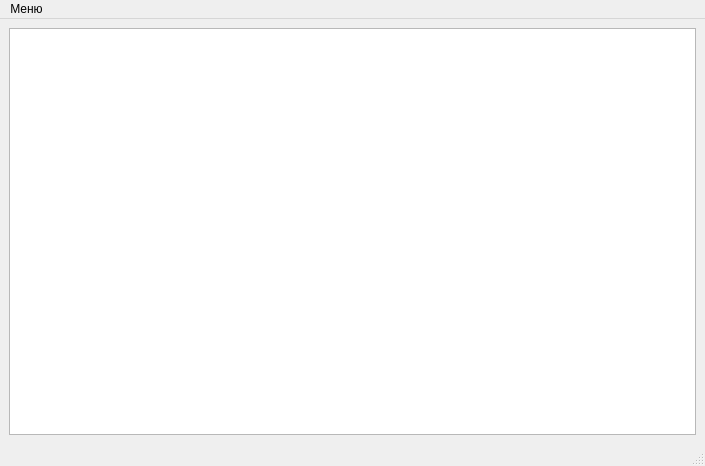
<?xml version="1.0" encoding="UTF-8"?>
<ui version="4.0">
 <class>MainWindow</class>
 <widget class="QMainWindow" name="MainWindow">
  <property name="geometry">
   <rect>
    <x>0</x>
    <y>0</y>
    <width>705</width>
    <height>466</height>
   </rect>
  </property>
  <property name="windowTitle">
   <string>MainWindow</string>
  </property>
  <widget class="QWidget" name="centralwidget">
   <layout class="QVBoxLayout" name="verticalLayout_2">
    <item>
     <widget class="QPlainTextEdit" name="plainTextEdit"/>
    </item>
   </layout>
  </widget>
  <widget class="QMenuBar" name="menubar">
   <property name="geometry">
    <rect>
     <x>0</x>
     <y>0</y>
     <width>705</width>
     <height>21</height>
    </rect>
   </property>
   <property name="defaultUp">
    <bool>false</bool>
   </property>
   <property name="nativeMenuBar">
    <bool>true</bool>
   </property>
   <widget class="QMenu" name="menu">
    <property name="title">
     <string>Меню</string>
    </property>
    <addaction name="action_3"/>
    <addaction name="action"/>
    <addaction name="action_2"/>
   </widget>
   <addaction name="menu"/>
  </widget>
  <widget class="QStatusBar" name="statusbar"/>
  <action name="action">
   <property name="text">
    <string>Сохранить как</string>
   </property>
   <property name="shortcut">
    <string>F3</string>
   </property>
  </action>
  <action name="action_2">
   <property name="text">
    <string>Сохранить</string>
   </property>
   <property name="shortcut">
    <string>F2</string>
   </property>
  </action>
  <action name="action_3">
   <property name="text">
    <string>Открыть</string>
   </property>
   <property name="shortcut">
    <string>F1</string>
   </property>
  </action>
 </widget>
 <resources/>
 <connections/>
</ui>
